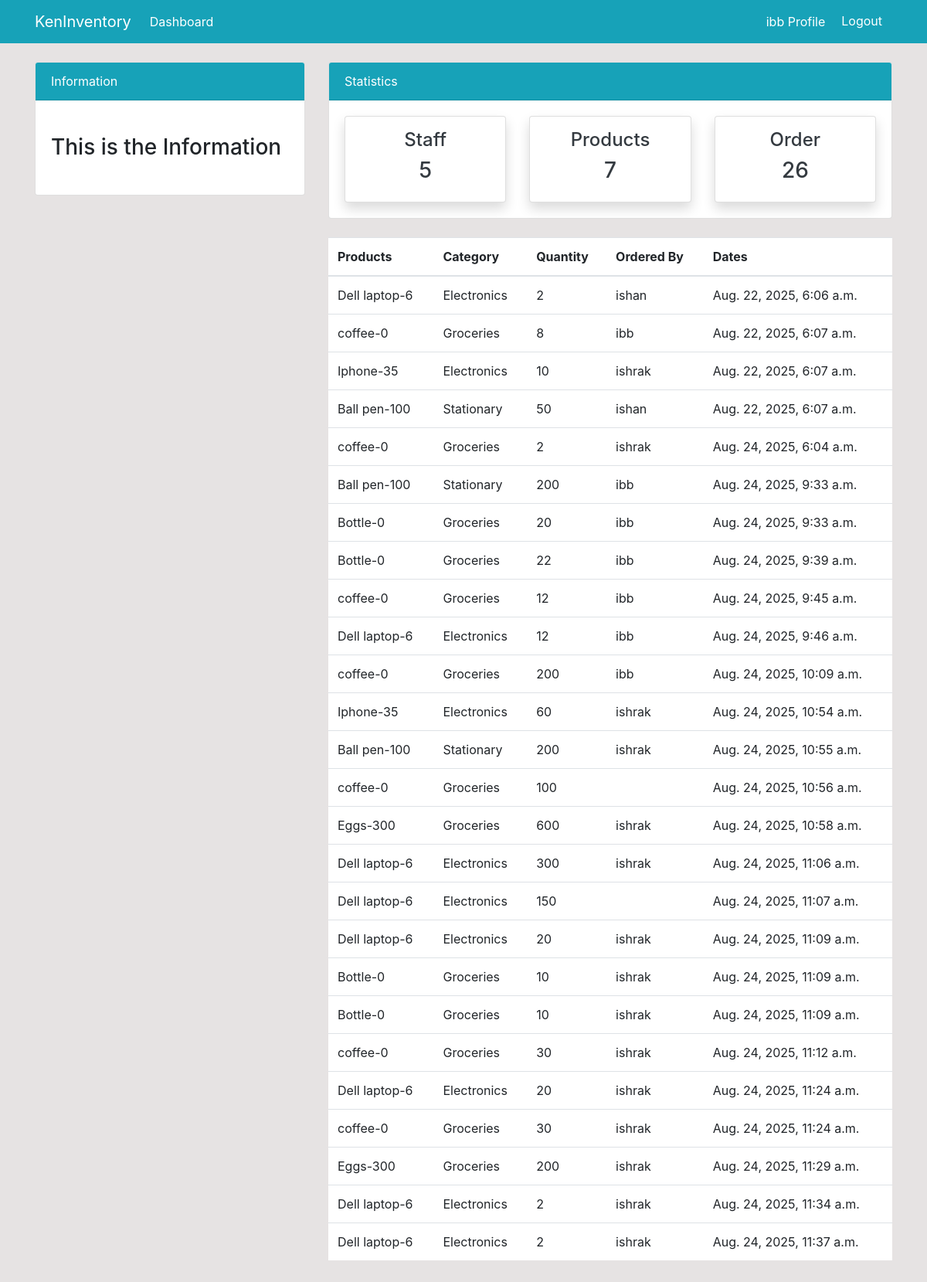
Screenshot of /order/ (signed in) with the database file from the repository.
### dashboard/models.py (models this page shows, shortened)
class Order(models.Model):
    products=models.ForeignKey(Products, on_delete=models.CASCADE,null=True)
    staff=models.ForeignKey(User,models.CASCADE,null=True)
    order_quantity=models.PositiveIntegerField(null=True)
    date=models.DateTimeField(auto_now_add=True)

class Products(models.Model):
    name=models.CharField(max_length=100,null=True)
    category=models.CharField(max_length=200,choices=CATEGORY,null=True)
    quantity=models.PositiveIntegerField(null=True)
    def __str__(self):
        return f'{self.name}-{self.quantity}'

### dashboard/views.py (the view)
# urls.py: path('order/',views.order_list,name='dashboard-order'),
@login_required
def order_list(request):
    orders= Order.objects.all()
    orders_count=orders.count()
    products_count=Products.objects.all().count()
    workers_count=User.objects.all().count()
    context={
        'orders':orders,
        'workers_count':workers_count,
        'orders_count':orders_count,
        'products_count':products_count,
    }
    return render(request,"dashboard/order.html",context)

### templates/dashboard/order.html (shortened to what this page needs)
{% extends 'partials/base.html' %}
 {% block content %}
  {% include 'partials/topnav.html' %}
    <div class="container">
          <div class="row my-4">
                <div class="col-md-4">
                </div>
                <div class="col-md-8">
                  <table class="table bg-white">
  <thead class="bg-info">
    <tr class='bg-white'>
      <th scope="col">Products</th>
      <th scope="col">Category</th>
      <th scope="col">Quantity</th>
      <th scope="col">Ordered By</th>
      <th scope="col">Dates</th>
    </tr>
  </thead>
  <tbody>
    {% for orders in orders %}
    <tr>
      <td>{{orders.products }}</td>
      <td>{{orders.products.category}}</td>
      <td>{{orders.order_quantity}}</td>
      <td>
        {{orders.staff.username}}
      </td>
      <td>
        {{orders.date}}
      </td>
    </tr>
    {% endfor %}
  </tbody>
</table>
</div>
</div>
</div>
{% endblock%}

### templates/partials/nav.html (shortened to what this page needs)
<nav class="navbar navbar-expand-lg navbar-info bg-info">
  {% if user.is_authenticated %}
      <div class="container">
        <a class="navbar-brand text-white" href="{% url 'dashboard-index' %}">KenInventory</a>
        <div class="collapse navbar-collapse" id="navbarSupportedContent">
          <ul class="navbar-nav mr-auto">
            <li class="nav-item active">
              <a class="nav-link text-white" href="{% url 'dashboard-index' %}"
                >Dashboard <span class="sr-only">(current)</span></a
              >
            </li>
          </ul>
          <ul class="navbar-nav ml-auto">
            <li class="nav-item active">
              <a class="nav-link text-white" href="{% url 'user-profile' %}"
                >{{user.username}} Profile <span class="sr-only">(current)</span></a
              >
            </li>
            <li class="nav-item">
              <form method="post" action="{% url 'logout' %}" style="display:inline;">
                  <button type="submit" class="btn btn-link text-white" style="text-decoration:none;">
                       Logout
                  </button>
              </form>
            </li>
          </ul>
          {% endif %}
        </div>
      </div>
    </nav>

### static/style.css (style rules this page uses)
body { background: rgb(230,227,227); }

### rows the page displays
Order: products "Dell laptop-6", products.category "Electronics", order_quantity "2", staff.username "ishan", date "Aug. 22, 2025, 6:06 a.m."
Order: products "coffee-0", products.category "Groceries", order_quantity "8", staff.username "ibb", date "Aug. 22, 2025, 6:07 a.m."
Order: products "Iphone-35", products.category "Electronics", order_quantity "10", staff.username "ishrak", date "Aug. 22, 2025, 6:07 a.m."
Order: products "Ball pen-100", products.category "Stationary", order_quantity "50", staff.username "ishan", date "Aug. 22, 2025, 6:07 a.m."
Order: products "coffee-0", products.category "Groceries", order_quantity "2", staff.username "ishrak", date "Aug. 24, 2025, 6:04 a.m."
Order: products "Ball pen-100", products.category "Stationary", order_quantity "200", staff.username "ibb", date "Aug. 24, 2025, 9:33 a.m."
Order: products "Bottle-0", products.category "Groceries", order_quantity "20", staff.username "ibb", date "Aug. 24, 2025, 9:33 a.m."
Order: products "Bottle-0", products.category "Groceries", order_quantity "22", staff.username "ibb", date "Aug. 24, 2025, 9:39 a.m."
Order: products "coffee-0", products.category "Groceries", order_quantity "12", staff.username "ibb", date "Aug. 24, 2025, 9:45 a.m."
Order: products "Dell laptop-6", products.category "Electronics", order_quantity "12", staff.username "ibb", date "Aug. 24, 2025, 9:46 a.m."
Order: products "coffee-0", products.category "Groceries", order_quantity "200", staff.username "ibb", date "Aug. 24, 2025, 10:09 a.m."
Order: products "Iphone-35", products.category "Electronics", order_quantity "60", staff.username "ishrak", date "Aug. 24, 2025, 10:54 a.m."
Order: products "Ball pen-100", products.category "Stationary", order_quantity "200", staff.username "ishrak", date "Aug. 24, 2025, 10:55 a.m."
Order: products "coffee-0", products.category "Groceries", order_quantity "100", date "Aug. 24, 2025, 10:56 a.m."
Order: products "Eggs-300", products.category "Groceries", order_quantity "600", staff.username "ishrak", date "Aug. 24, 2025, 10:58 a.m."
Order: products "Dell laptop-6", products.category "Electronics", order_quantity "300", staff.username "ishrak", date "Aug. 24, 2025, 11:06 a.m."
Order: products "Dell laptop-6", products.category "Electronics", order_quantity "150", date "Aug. 24, 2025, 11:07 a.m."
Order: products "Dell laptop-6", products.category "Electronics", order_quantity "20", staff.username "ishrak", date "Aug. 24, 2025, 11:09 a.m."
Order: products "Bottle-0", products.category "Groceries", order_quantity "10", staff.username "ishrak", date "Aug. 24, 2025, 11:09 a.m."
Order: products "Bottle-0", products.category "Groceries", order_quantity "10", staff.username "ishrak", date "Aug. 24, 2025, 11:09 a.m."
Order: products "coffee-0", products.category "Groceries", order_quantity "30", staff.username "ishrak", date "Aug. 24, 2025, 11:12 a.m."
Order: products "Dell laptop-6", products.category "Electronics", order_quantity "20", staff.username "ishrak", date "Aug. 24, 2025, 11:24 a.m."
Order: products "coffee-0", products.category "Groceries", order_quantity "30", staff.username "ishrak", date "Aug. 24, 2025, 11:24 a.m."
Order: products "Eggs-300", products.category "Groceries", order_quantity "200", staff.username "ishrak", date "Aug. 24, 2025, 11:29 a.m."
Order: products "Dell laptop-6", products.category "Electronics", order_quantity "2", staff.username "ishrak", date "Aug. 24, 2025, 11:34 a.m."
Order: products "Dell laptop-6", products.category "Electronics", order_quantity "2", staff.username "ishrak", date "Aug. 24, 2025, 11:37 a.m."

### other values shown
{{ user.username }} "ibb"
{{ workers_count }} "5"
{{ products_count }} "7"
{{ orders_count }} "26"
